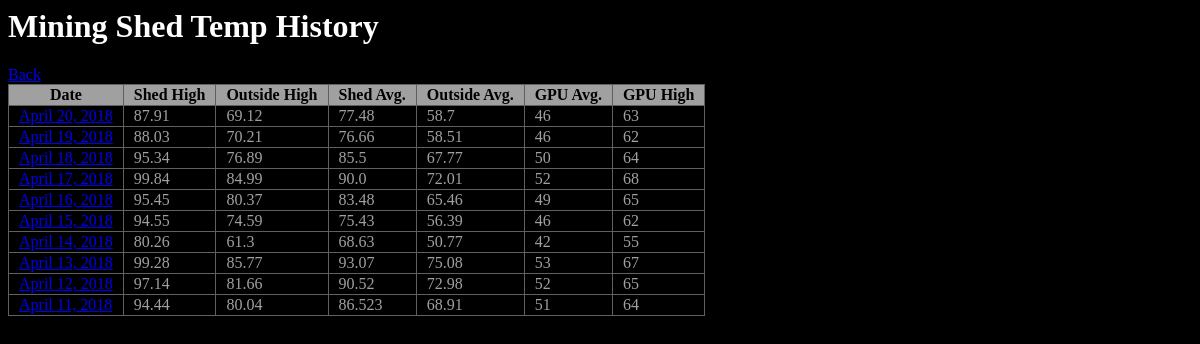
The page /history_list on the database as committed earlier.
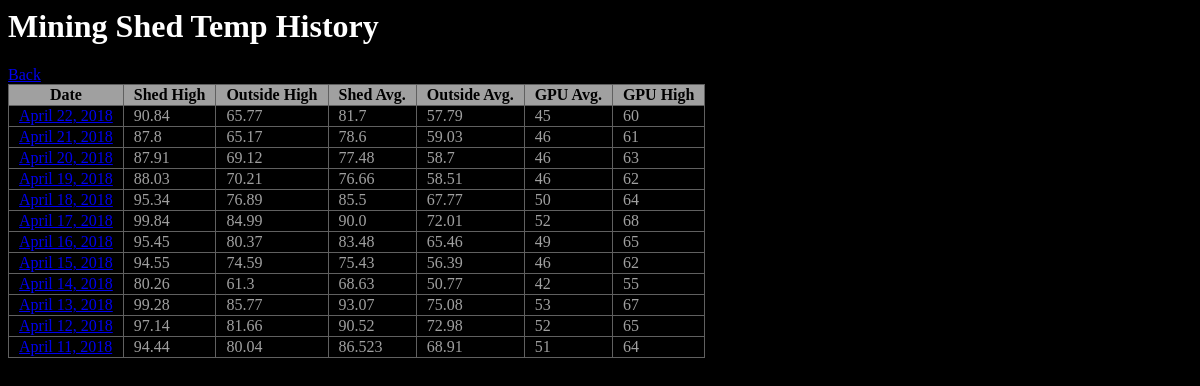
The same page on the database as committed later.
### temp/models.py (models this page shows)
class History(models.Model):
        class Meta:
                ordering = ['date']
	date = models.DateField()
	avgshed = models.FloatField()
	highshed = models.FloatField()
        avgouts = models.FloatField()
	highouts = models.FloatField()
        avggpu = models.IntegerField()
        highgpu = models.IntegerField()
	starttime = models.DateTimeField()
        endtime = models.DateTimeField(default=timezone.now)
	def __str__(self):
		return self.date.strftime("%m/%d/%Y")

### temp/views.py (the view)
# urls.py: url(r'history_list', views.history_list, name='history_list'),
def history_list(request):
	historys = History.objects.all().order_by('-date')
	return render(request, 'temp/history_list.html', {'historys': historys})

### temp/templates/temp/history_list.html (shortened to what this page needs)
<html>
<head>
</head>
<body bgcolor="#000000">
<p>
<div>
 <h1><FONT COLOR="#FFFFFF">Mining Shed Temp History</FONT></h1>
</div>
<a href="..">Back</a>
<table>
 <tr>
  <th bgcolor="#A0A0A0">Date</th>
  <th bgcolor="#A0A0A0">Shed High</th>
  <th bgcolor="#A0A0A0">Outside High</th>
  <th bgcolor="#A0A0A0">Shed Avg.</th>
  <th bgcolor="#A0A0A0">Outside Avg.</th>
  <th bgcolor="#A0A0A0">GPU Avg.</th>
  <th bgcolor="#A0A0A0">GPU High</th>
 </tr>
{% for history in historys %}
 <tr>
  <td> <FONT COLOR="#A0A0A0"><a href="{% url 'history_graph' date=history.date %}">{{ history.date }}</a></FONT></td>
  <td> <FONT COLOR="#A0A0A0">{{ history.highshed }}</FONT></td>
  <td> <FONT COLOR="#A0A0A0">{{ history.highouts }}</FONT></td>
  <td> <FONT COLOR="#A0A0A0">{{ history.avgshed }}</FONT></td>
  <td> <FONT COLOR="#A0A0A0">{{ history.avgouts }}</FONT></td>
  <td> <FONT COLOR="#A0A0A0">{{ history.avggpu }}</FONT></td>
  <td> <FONT COLOR="#A0A0A0">{{ history.highgpu }}</FONT></td>
 </tr>
{% endfor %}
</table>
</html>

### temp/templates/temp/history_list.html (style rules this page uses)
table { border-collapse: collapse; }
table, th, td { border: 1px solid #606060; padding-left: 10px; padding-right: 10px }

Rows that differ between the two databases and show on the page:
added History: date "April 22, 2018", highshed "90.84", highouts "65.77", avgshed "81.7", avgouts "57.79", avggpu "45", highgpu "60"
added History: date "April 21, 2018", highshed "87.8", highouts "65.17", avgshed "78.6", avgouts "59.03", avggpu "46", highgpu "61"
